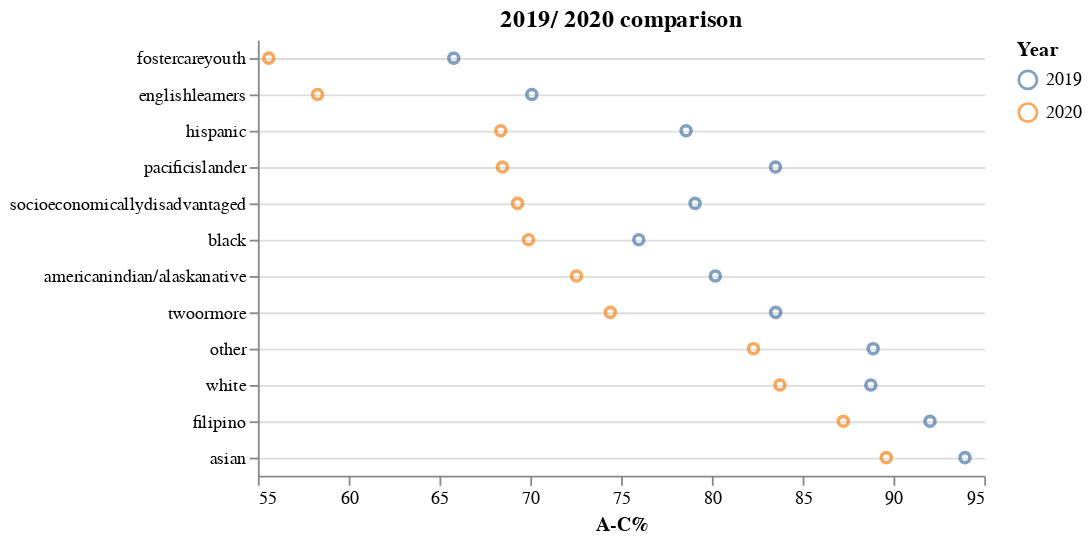

Source (notebook cell):
### Code cell
alt.Chart(hs_ms_final, title="2019/ 2020 comparison").mark_point().encode(
    alt.X(
        'A-C%:Q',
        title="A-C%",
        scale=alt.Scale(zero=False),
        axis=alt.Axis(grid=False)
    ),
    alt.Y(
        'groupname:N',
        title="",
        sort='x',
        axis=alt.Axis(grid=True)
    ),
    color=alt.Color('school_year:N', legend=alt.Legend(title="Year")),
).properties(
    height=alt.Step(20)
).configure_view(stroke="transparent")

### Figure 1 — Vega-Lite specification as saved in the notebook (floating-point values rounded to 4 significant figures)
{"config": {"view": {"continuousWidth": 400, "continuousHeight": 300, "stroke": "transparent"}}, "data": {"name": "data-4ede7fb6aa92a4e6215ab5cc2cb73882"}, "mark": "point", "encoding": {"color": {"type": "nominal", "field": "school_year", "legend": {"title": "Year"}}, "x": {"type": "quantitative", "axis": {"grid": false}, "field": "A-C%", "scale": {"zero": false}, "title": "A-C%"}, "y": {"type": "nominal", "axis": {"grid": true}, "field": "groupname", "sort": "x", "title": ""}}, "height": {"step": 20}, "title": "2019/ 2020 comparison", "$schema": "https://vega.github.io/schema/vega-lite/v4.8.1.json", "datasets": {"data-4ede7fb6aa92a4e6215ab5cc2cb73882": [{"groupname": "americanindian/alaskanative", "school_year": "2019", "A-C%": 80.19}, {"groupname": "americanindian/alaskanative", "school_year": "2020", "A-C%": 72.55}, {"groupname": "asian", "school_year": "2019", "A-C%": 93.94}, {"groupname": "asian", "school_year": "2020", "A-C%": 89.6}, {"groupname": "black", "school_year": "2019", "A-C%": 75.98}, {"groupname": "black", "school_year": "2020", "A-C%": 69.9}, {"groupname": "filipino", "school_year": "2019", "A-C%": 92.01}, {"groupname": "filipino", "school_year": "2020", "A-C%": 87.24}, {"groupname": "hispanic", "school_year": "2019", "A-C%": 78.58}, {"groupname": "hispanic", "school_year": "2020", "A-C%": 68.37}, {"groupname": "other", "school_year": "2019", "A-C%": 88.88}, {"groupname": "other", "school_year": "2020", "A-C%": 82.29}, {"groupname": "pacificislander", "school_year": "2019", "A-C%": 83.5}, {"groupname": "pacificislander", "school_year": "2020", "A-C%": 68.46}, {"groupname": "twoormore", "school_year": "2019", "A-C%": 83.51}, {"groupname": "twoormore", "school_year": "2020", "A-C%": 74.41}, {"groupname": "white", "school_year": "2019", "A-C%": 88.75}, {"groupname": "white", "school_year": "2020", "A-C%": 83.75}, {"groupname": "englishlearners", "school_year": "2019", "A-C%": 70.08}, {"groupname": "englishlearners", "school_year": "2020", "A-C%": 58.29}, {"groupname": "fostercareyouth", "school_year": "2019", "A-C%": 65.79}, {"groupname": "fostercareyouth", "school_year": "2020", "A-C%": 55.6}, {"groupname": "socioeconomicallydisadvantaged", "school_year": "2019", "A-C%": 79.07}, {"groupname": "socioeconomicallydisadvantaged", "school_year": "2020", "A-C%": 69.3}]}}
